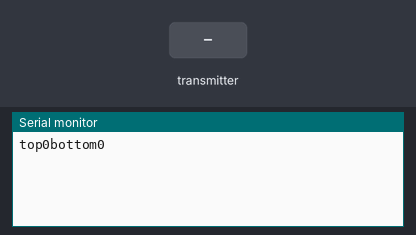
Bench run of a sketch on a simulated ESP32. Shown: the last lines printed to the serial monitor. The inputs (shaded band) are chosen by the test bench.

Above: at 1.2 s.
1.3 s: the transmitter starts sending topdist = 1024
At 2.6 s:
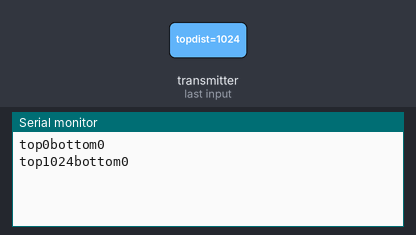
2.8 s: the transmitter starts sending bottomdist = 1024
At 4.2 s:
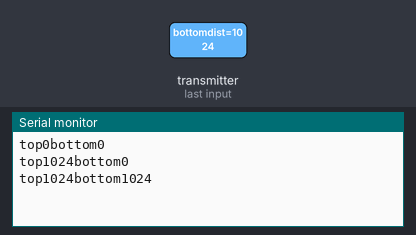
4.3 s: the transmitter starts sending topdist = 0
5.8 s: the transmitter starts sending bottomdist = 2048
At 7.4 s:
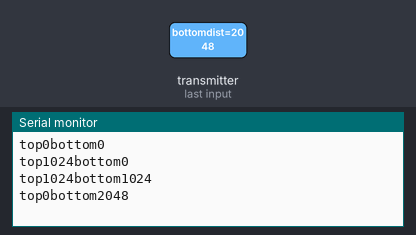
Timing chart, 0 to 8.3 s (numbered marks = the images above; inputs shaded):
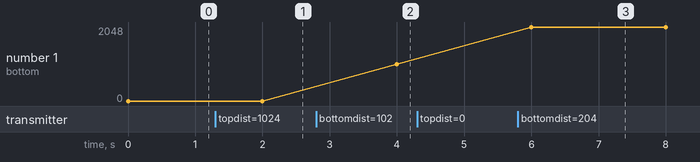

Measured:
- after the input at 1.3 s, the serial monitor: prints a new line after 0.70 s (image 1)
- after the input at 2.8 s, the serial monitor: prints a new line after 1.2 s (image 2)
- after the input at 5.8 s, the serial monitor: prints a new line after 0.20 s (image 3)
- plotted number 1: 1024 → 2048 after the input at 5.8 s

The sketch:

wireless-master-try1.ino
```cpp
#include <esp_now.h>
#include <WiFi.h>
#include <Wire.h>

const int numberOfSensors = 2;
// REPLACE WITH THE MAC Address of your receiver
uint8_t broadcastAddress[] = {0x0C, 0xB8, 0x15, 0xF2, 0xF1, 0x0C};

// Define variables to store incoming readings
int distance_cm[numberOfSensors];
const int top = 1;
const int bottom = 0;

// Variable to store if sending data was successful
String success;

//Structure example to send data
//Must match the receiver structure
typedef struct struct_message
{
  int topdist;
  int bottomdist;
} struct_message;

// Create a struct_message to hold incoming sensor readings
struct_message incomingReadings;

esp_now_peer_info_t peerInfo;

// Callback when data is sent
void OnDataSent(const uint8_t *mac_addr, esp_now_send_status_t status) {
  Serial.print("\r\nLast Packet Send Status:\t");
  Serial.println(status == ESP_NOW_SEND_SUCCESS ? "Delivery Success" : "Delivery Fail");
  if (status ==0){
    success = "Delivery Success :)";
  }
  else{
    success = "Delivery Fail :(";
  }
}

// Callback when data is received
void OnDataRecv(const uint8_t * mac, const uint8_t *incomingData, int len) {
  memcpy(&incomingReadings, incomingData, sizeof(incomingReadings));
//  Serial.print("Bytes received: ");
//  Serial.println(len);
  distance_cm[top] = incomingReadings.topdist;
  distance_cm[bottom] = incomingReadings.bottomdist;
}

void setup() {
  // Init Serial Monitor
  Serial.begin(115200);

  // Set device as a Wi-Fi Station
  WiFi.mode(WIFI_STA);

  // Init ESP-NOW
  if (esp_now_init() != ESP_OK) {
    Serial.println("Error initializing ESP-NOW");
    return;
  }

  // Once ESPNow is successfully Init, we will register for Send CB to
  // get the status of Trasnmitted packet
  esp_now_register_send_cb(OnDataSent);

  // Register peer
  memcpy(peerInfo.peer_addr, broadcastAddress, 6);
  peerInfo.channel = 0;
  peerInfo.encrypt = false;

  // Add peer
  if (esp_now_add_peer(&peerInfo) != ESP_OK){
    Serial.println("Failed to add peer");
    return;
  }
  // Register for a callback function that will be called when data is received
  esp_now_register_recv_cb(OnDataRecv);
}

void loop() {
  updateDisplay();
  delay(2000);
}

void updateDisplay(){
  // Display Readings in Serial Monitor
//  Serial.println("INCOMING READINGS");
  Serial.print("top");
  Serial.print(distance_cm[top]);
//  Serial.println(" cm");
  Serial.print("bottom");
  Serial.print(distance_cm[bottom]);
//  Serial.println(" cm");
  Serial.println();
}
```
